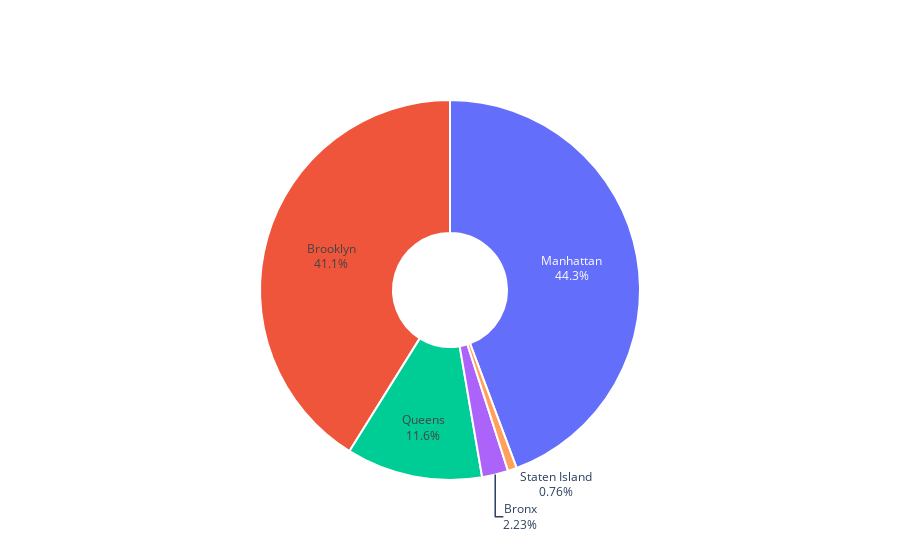

Notebook cell for this chart:
### Markdown cell above
### 3.3. Creating the Donut Chart

### Code cell
# Creating the donut chart
fig = go.Figure(data=[go.Pie(labels=percent_by_region.index, values=percent_by_region, hole=.3)])

# Updating the chart's appearance
fig.update_traces(textinfo='percent+label', marker=dict(colors=['#636EFA','#EF553B','#00CC96','#AB63FA','#FFA15A'], line=dict(color='#FFFFFF', width=2)))

# Updating the layout
fig.update_layout(showlegend=False)

# Displaying the chart
fig.show()

### Figure 1 — Plotly figure (JSON) as saved in the notebook; plotly's stock layout.template omitted (floating-point values rounded to 4 significant figures)
{"data": [{"hole": 0.3, "labels": ["Manhattan", "Brooklyn", "Queens", "Bronx", "Staten Island"], "marker": {"colors": ["#636EFA", "#EF553B", "#00CC96", "#AB63FA", "#FFA15A"], "line": {"color": "#FFFFFF", "width": 2}}, "textinfo": "percent+label", "type": "pie", "values": [44.3, 41.12, 11.59, 2.23, 0.76]}], "layout": {"showlegend": false}}
